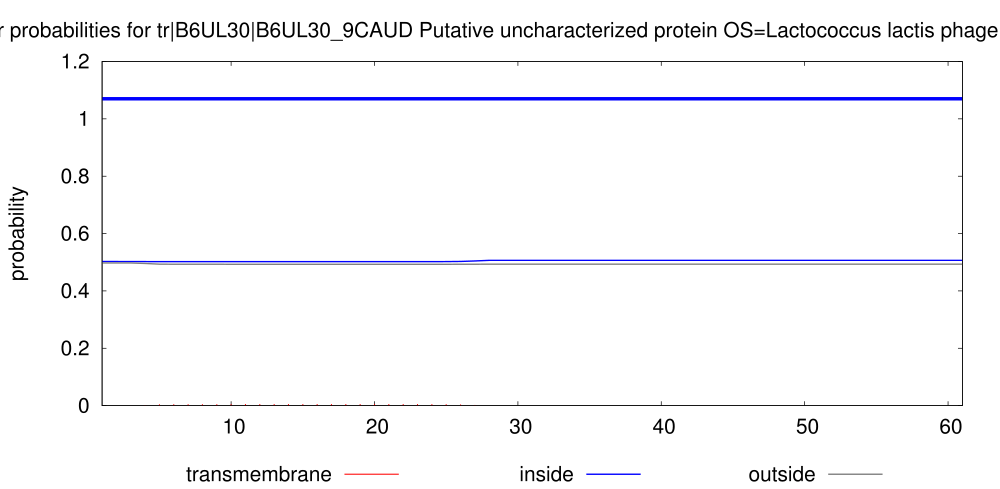

gnuplot code for this plot:
set arrow from 1,1.07 to 61,1.07 nohead lt 3 lw 10
set key below
set title "TMHMM posterior probabilities for tr|B6UL30|B6UL30_9CAUD Putative uncharacterized protein OS=Lactococcus lactis phage p2 PE=4 SV=1 ORF=28"
set yrange [0:1.2]
set size 2., 1.4
#set xlabel "position"
set ylabel "probability"
set xrange [1:61]
# Make the ps plot
set term postscript eps color solid "Helvetica" 30
set output "./TMHMM_9908/tr_B6UL30_B6UL30_9CAUD.eps"
plot "./TMHMM_9908/tr_B6UL30_B6UL30_9CAUD.plp" using 1:4 title "transmembrane" with impulses lt 1 lw 3, \
"" using 1:3 title "inside" with line lt 3 lw 4, \
"" using 1:5 title "outside" with line lt 9 lw 4
exit
